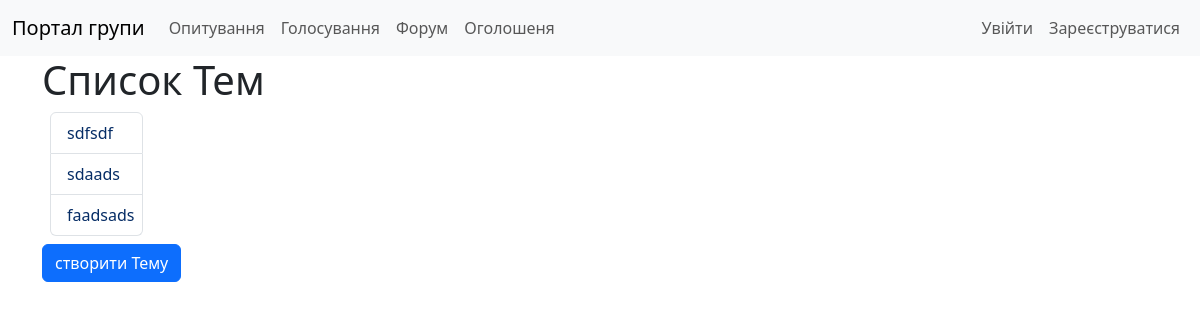
Screenshot of /Forum/ with the database file from the repository.
### forum/models.py (models this page shows, shortened)
class Topic(models.Model):
    title = models.CharField(max_length=255)
    description = models.TextField()
    created_at = models.DateTimeField(auto_now_add=True)
    created_by = models.ForeignKey(User, on_delete=models.CASCADE, related_name="topic")

### forum/views.py (the view)
# urls.py: path("", views.topic_list, name="topics-list"),
def topic_list(request):
    topics = Topic.objects.all().order_by("-created_at")
    return render(request, "Forum/topics_list.html", {"topics": topics})

### templates/Forum/topics_list.html
{% extends 'base.html' %}
{% block content %}
    <h1>Список Тем</h1>
    <div class="col-1 m-2">
      <div class="list-group">
      {% for topic in topics %}
        <a class='list-group-item list-group-item-action text-primary-emphasis' href="{% url 'forum:topics-detail' topic.pk %}">{{ topic.title }}</a>
      {% endfor %}
    </div>
  </div>
    <a class="btn btn-primary" href="{% url 'forum:topics-create' %}">створити Тему</a>
{% endblock %}

### rows the page displays
Topic: title "sdfsdf"
Topic: title "sdaads"
Topic: title "faadsads"
